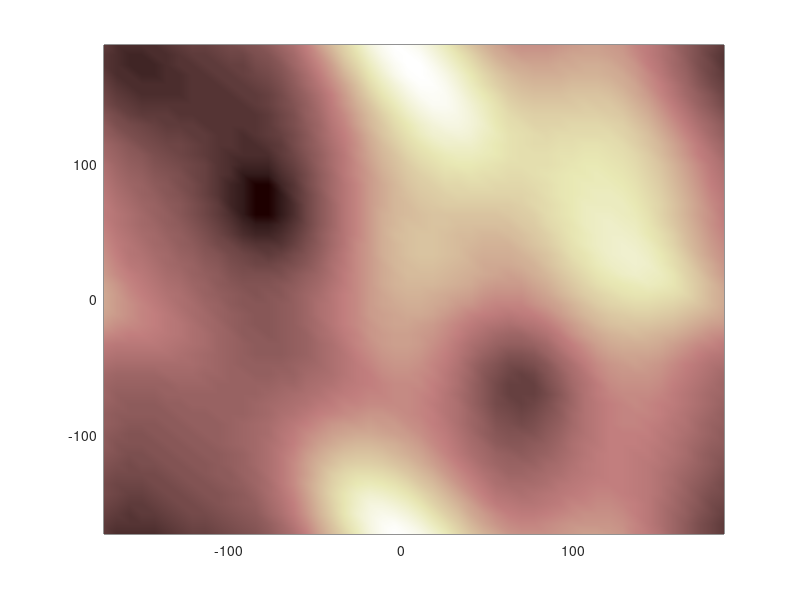

This figure's MATLAB source: (Note: this script raises an error after producing the figure.)
close;

map=load('adia.dat');

phi=map(:,1);
psi=map(:,2);
ene=map(:,3);

n=sqrt(length(phi));
phi=reshape(phi,n,n);
psi=reshape(psi,n,n);
ene=reshape(ene,n,n);

pcolor(phi, psi, ene);shading interp;%colorbar;
hold on;colormap pink

if 1
%%%%%%%%%%%%%%%%%%%%%%%%%%%%%%% now can overlay paths
name='dihe_dcd16_1.dat';

%
d=load(name);
%
skip=5000; % number of data-points in a single trajectory
skip=500;
%
% reorganize data into a matrix
id=d(:,1);
phi=d(:,2);
psi=d(:,3);
%
phi=reshape(phi,skip,[]);
psi=reshape(psi,skip,[]);
id=reshape(id,skip,[]);
%
styles={'r','g','b','m','y','w'};
%
%plot(phi,psi,char(styles(1)))
%
[m,nrep]=size(phi)

reps=[1:6, 10:16]
reps=[2:2:16]
reps=[1:16]
%
step=1;
j=0;
for k=1:length(reps)
 i=reps(k);
 j=j+1;
 plot(phi(1:step:end,i), psi(1:step:end,i),[char(styles( mod(j-1,length(styles))+1 )),'.'],'MarkerSize',5);
end

end % traj

% overlay string
name='../string.dihe';
%name='../data/path.dihe';
d=load(name);
id=d(:,1);
phi=d(:,2);
psi=d(:,3);

% average 
%phi=reshape(phi,nrep,[]); phi=mean(phi,2);
%psi=reshape(psi,nrep,[]); psi=mean(psi,2);

plot(phi, psi,'k.','MarkerSize',25); hold on


set(gca,'FontSize',16);

xlabel('\phi', 'FontSize',16);
ylabel('\psi', 'FontSize',16);

set(gcf, 'paperpositionmode', 'auto');
print(gcf, '-djpeg100', 'surf1.jpg');


